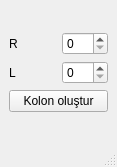
<?xml version="1.0" encoding="UTF-8"?>
<ui version="4.0">
 <class>MainWindow</class>
 <widget class="QMainWindow" name="MainWindow">
  <property name="geometry">
   <rect>
    <x>0</x>
    <y>0</y>
    <width>117</width>
    <height>167</height>
   </rect>
  </property>
  <property name="windowTitle">
   <string>MainWindow</string>
  </property>
  <widget class="QWidget" name="centralwidget">
   <layout class="QGridLayout" name="gridLayout">
    <item row="0" column="0">
     <layout class="QVBoxLayout" name="verticalLayout_2">
      <item>
       <layout class="QVBoxLayout" name="verticalLayout">
        <item>
         <layout class="QHBoxLayout" name="horizontalLayout">
          <item>
           <widget class="QLabel" name="label">
            <property name="text">
             <string>R</string>
            </property>
           </widget>
          </item>
          <item>
           <widget class="QSpinBox" name="spinBox_r"/>
          </item>
         </layout>
        </item>
        <item>
         <layout class="QHBoxLayout" name="horizontalLayout_3">
          <item>
           <widget class="QLabel" name="label_3">
            <property name="text">
             <string>L</string>
            </property>
           </widget>
          </item>
          <item>
           <widget class="QSpinBox" name="spinBox_L"/>
          </item>
         </layout>
        </item>
       </layout>
      </item>
      <item>
       <widget class="QPushButton" name="pushButton_ekle">
        <property name="text">
         <string>Kolon oluştur</string>
        </property>
       </widget>
      </item>
     </layout>
    </item>
   </layout>
  </widget>
  <widget class="QMenuBar" name="menubar">
   <property name="geometry">
    <rect>
     <x>0</x>
     <y>0</y>
     <width>117</width>
     <height>26</height>
    </rect>
   </property>
  </widget>
  <widget class="QStatusBar" name="statusbar"/>
 </widget>
 <resources/>
 <connections/>
</ui>
